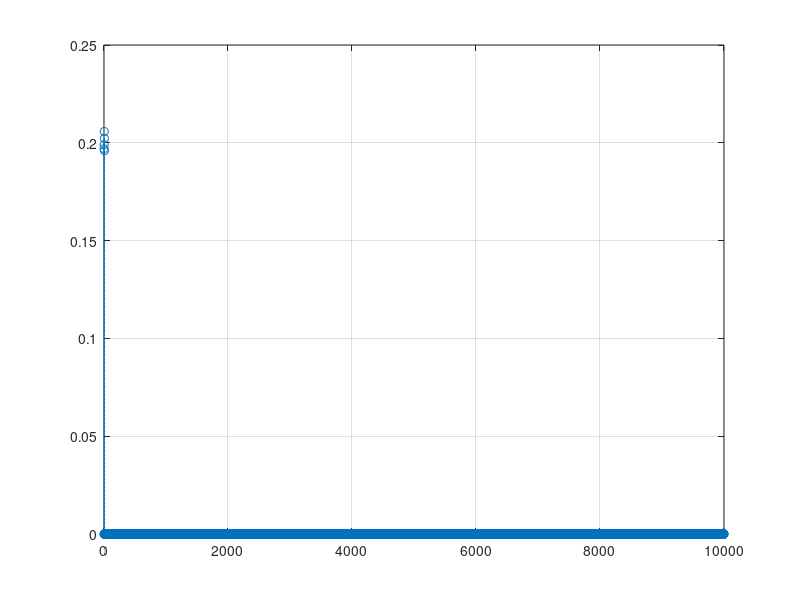

This chart was generated by the following MATLAB code:
clear;
counter=0;
n = 10000; % ubah nilai n = 20, 100, 500, 1000, 5000, 10000
while counter < n
    x=floor(rand(1, 1) * 10);
    if (mod(x, 2) == 0)
        val(counter+1) = x;
        counter = counter + 1;
    end
end

t = 0:n-1;
h = hist(val, t);
p = h / sum(h);
plot(t, p, 'o:'), grid;